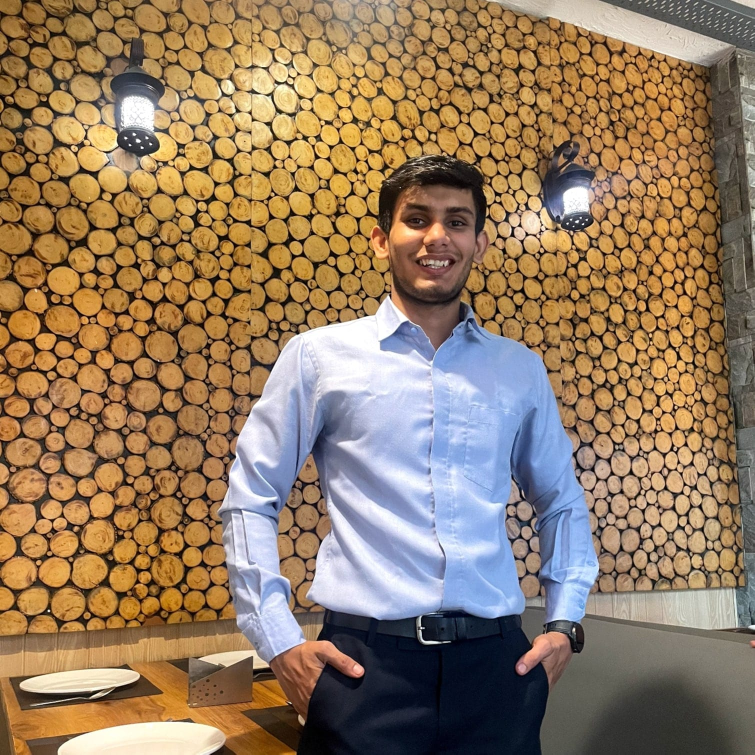
#> input picture tarun.jpeg, 1509 x 1509 px (shown at 1/2 size)
$ python opencv_Day_16.py
#> lines starting #> are read from the running program, lines starting #| are printed output that depends on the picture
import cv2
import numpy as np
import matplotlib.pyplot as plt

# Read the image
img = cv2.imread('tarun.jpeg')
#> img is the input picture: shape (1509, 1509, 3); mean B, G, R 97.3, 123.5, 147.8
img = cv2.resize(img, (255, 255))
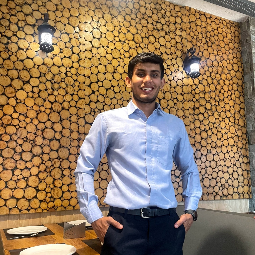
#> img: shape (255, 255, 3); mean B, G, R 97.2, 123.4, 147.7

# Apply different thresholding techniques
res, th1 = cv2.threshold(img, 127, 255, cv2.THRESH_BINARY)
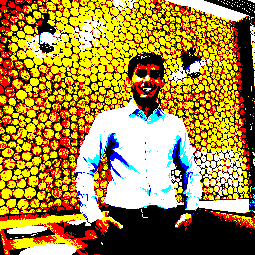
#> th1: shape (255, 255, 3); mean B, G, R 58.5, 134.2, 167.3
res, th2 = cv2.threshold(img, 127, 255, cv2.THRESH_BINARY_INV)
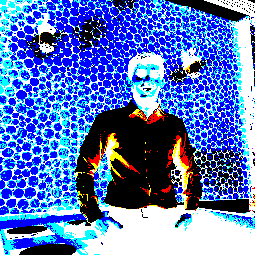
#> th2: shape (255, 255, 3); mean B, G, R 196.5, 120.8, 87.7
res, th3 = cv2.threshold(img, 127, 255, cv2.THRESH_TRUNC)
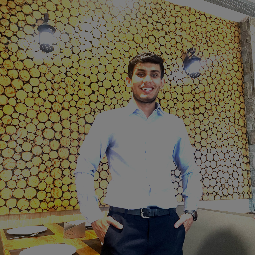
#> th3: shape (255, 255, 3); mean B, G, R 79.7, 101.4, 107.6
res, th4 = cv2.threshold(img, 127, 255, cv2.THRESH_TOZERO)
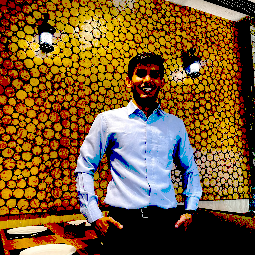
#> th4: shape (255, 255, 3); mean B, G, R 46.6, 88.7, 123.4

# Store the images and titles in lists
images = [th1, th2, th3, th4]
titles = ['THRESH_BINARY', 'THRESH_BINARY_INV', 'THRESH_TRUNC', 'THRESH_TOZERO']

# Display the images using matplotlib
for i in range(4):
    plt.subplot(2, 2, i + 1)
    plt.imshow(cv2.cvtColor(images[i], cv2.COLOR_BGR2RGB))
    plt.title(titles[i])
    plt.xticks([])
    plt.yticks([])

plt.show()
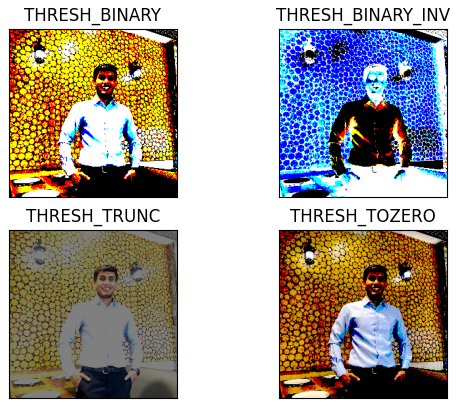
#> figure drawn by matplotlib, 4 panels

$ run again, with nitin.jpeg copied over tarun.jpeg
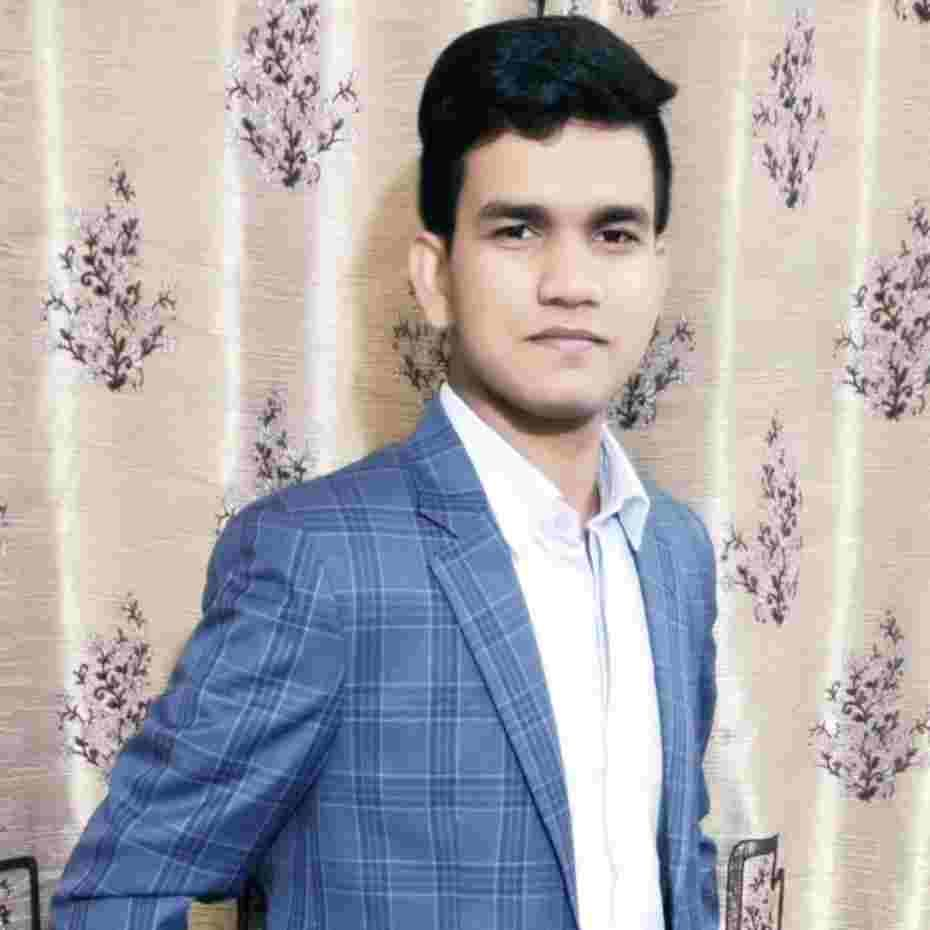
#> input picture nitin.jpeg, 930 x 930 px
#> img is the input picture: shape (930, 930, 3); mean B, G, R 173.4, 169.1, 172.7
#> img: shape (255, 255, 3)
#> `res, th3 = cv2.threshold(img, 127, 255, cv2.THRESH_TRUNC)`:
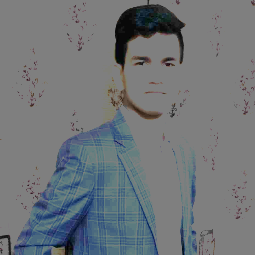
#> th3: shape (255, 255, 3); mean B, G, R 120.9, 117, 111.9
#> `plt.show()`:
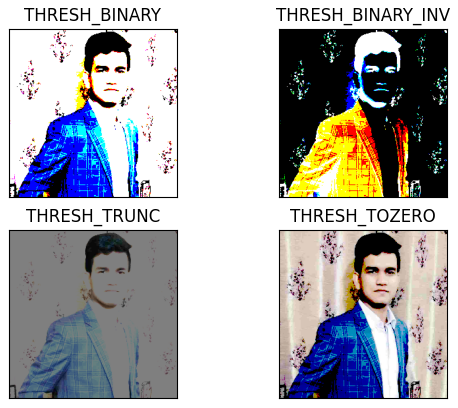
#> figure drawn by matplotlib, 4 panels

$ run again, with sample.jpeg copied over tarun.jpeg
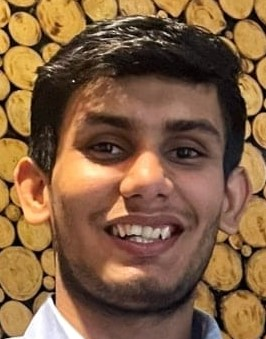
#> input picture sample.jpeg, 266 x 339 px
#> img is the input picture: shape (339, 266, 3); mean B, G, R 66.2, 96, 130.8
#> img: shape (255, 255, 3)
#> `res, th4 = cv2.threshold(img, 127, 255, cv2.THRESH_TOZERO)`:
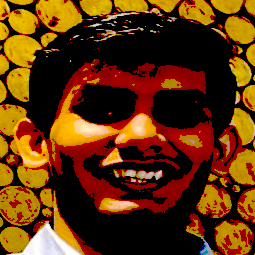
#> th4: shape (255, 255, 3); mean B, G, R 8.5, 49.9, 96.6
#> `plt.show()`:
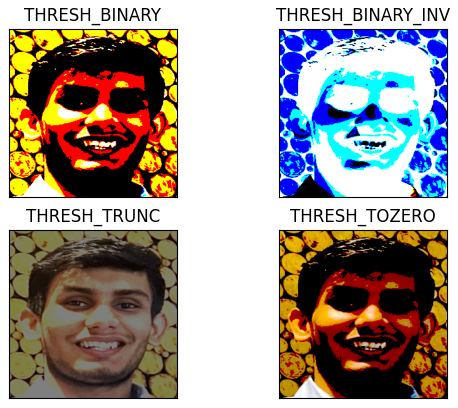
#> figure drawn by matplotlib, 4 panels
